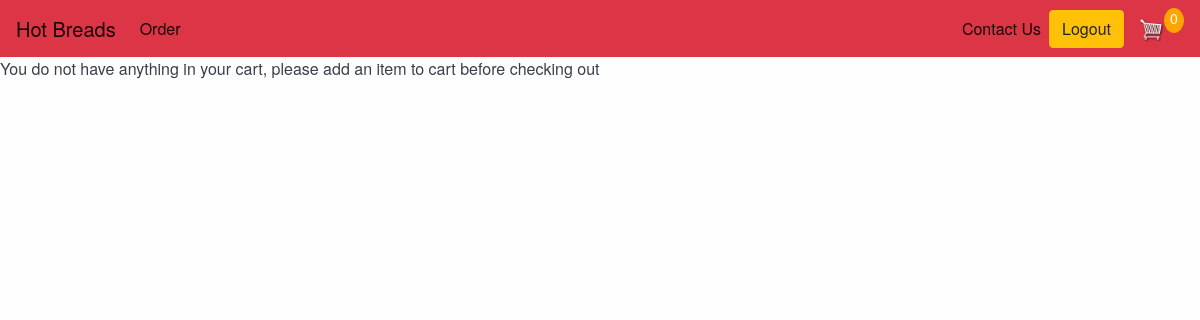
Before: /checkout/ (signed in) with the older database file.
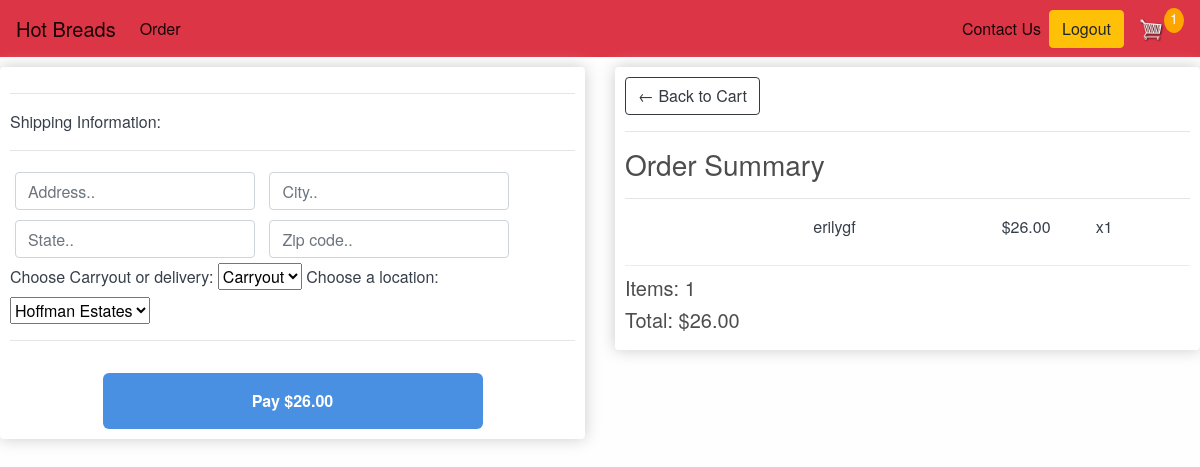
After: the same page with the newer database file.
### main/models.py (models this page shows, shortened)
class Order(models.Model):
    customer = models.ForeignKey(Customer, on_delete=models.CASCADE, blank=True, null=True)
    date_ordered = models.DateTimeField(auto_now_add=True)
    complete = models.BooleanField(default=False, null=True, blank=True)
    transaction_id = models.CharField(max_length=200, null=True)
    delivery = models.CharField(max_length=200, null=True)
    location = models.CharField(max_length=500, choices=locations, null=True)
    address = models.CharField(max_length=200, null=True)
    city = models.CharField(max_length=200, null=True)
    state = models.CharField(max_length=200, null=True)
    zipcode = models.CharField(max_length=200, null=True)
    @property
    def get_cart_total(self):
        orderitems = self.orderitem_set.all()
        total = sum([item.get_total for item in orderitems])
        return total
    @property
    def get_cart_items(self):
        orderitems = self.orderitem_set.all()
        total = sum([item.quantity for item in orderitems])
        return total

class OrderItem(models.Model):
    product = models.ForeignKey(Product, on_delete=models.SET_NULL, blank=True, null=True)
    order = models.ForeignKey(Order, on_delete=models.SET_NULL, blank=True, null=True)
    quantity = models.IntegerField(default=0, null=True, blank=True)
    date_added = models.DateTimeField(auto_now_add=True)
    @property
    def get_total(self):
        total = self.product.price * self.quantity
        return total

class Product(models.Model):
    name = models.CharField(max_length=200, null=True)
    price = models.DecimalField(max_digits=7, decimal_places=2)
    image = models.ImageField(null=True, blank=True)
    @property
    def imageURL(self):
        try:
            url = self.image.url
        except:
            url = ''
        return url

### main/views.py (the view)
# urls.py: path('checkout/', checkout, name="checkout"),
def checkout(request):
    data = cartData(request=request)
    cartItems = data['cartItems']
    order = data['order']
    items = data['items']
    context = {'items':items, 'order':order, 'cartItems':cartItems, 'shipping':False}
    return render(request, 'checkout.html', context)

### main/utils.py (called while the page is built)
def cartData(request):
    if request.user.is_authenticated:
        customer = request.user.customer
        order, created = Order.objects.get_or_create(customer=customer, complete=False)
        items = order.orderitem_set.all()
        cartItems = order.get_cart_items
    else:
        cookieData = cookieCart(request=request)
        cartItems = cookieData['cartItems']
        order = cookieData['order']
        items = cookieData['items']
    return {'cartItems':cartItems, 'order':order, 'items':items}

### signup/models.py (called while the page is built)
    def __str__(self):
        return self.email

### templates/checkout.html (shortened to what this page needs)
{% extends 'base.html' %}
{% load static %}
{% block body %}
{% if order.get_cart_total > 0 %}
    <div class="row">
    <div class="col-lg-6">
        <div class="box-element" id="form-wrapper">
            <form id="form">
                <div id="shipping-info">
                    <hr>
                    <p>Shipping Information:</p>
                    <hr>
                    <div class="form-field">
                        <input class="form-control" type="text" name="address" placeholder="Address..">
                    </div>
                    <div class="form-field">
                        <input class="form-control" type="text" name="city" placeholder="City..">
                    </div>
                    <div class="form-field">
                        <input class="form-control" type="text" name="state" placeholder="State..">
                    </div>
                    <div class="form-field">
                        <input class="form-control" type="text" name="zipcode" placeholder="Zip code..">
                    </div>
                </div>
                <label for="carryoutOrDelivery">Choose Carryout or delivery:</label>
                <select name="carryoutOrDelivery" id="carryoutOrDelivery">
                    <option value="Carryout">Carryout</option>
                </select>
                <label for="location">Choose a location:</label>
                <select name="location" id="location">
                    <option value="Hoffman Estates">Hoffman Estates</option>
                </select>
                <hr>
                <div id="form-container">
                    <button id="sq-creditcard" class="button-credit-card" id="make-payment" type="submit" onclick="onGetCardNonce(event)">Pay ${{order.get_cart_total|floatformat:2}}</button>
                </div>
            </form>
        </div>
        <br>
    </div>
    <div class="col-lg-6">
        <div class="box-element">
            <a  class="btn btn-outline-dark" href="{% url 'cart' %}">&#x2190; Back to Cart</a>
            <hr>
            <h3>Order Summary</h3>
            <hr>
            {% for item in items %}
            <div class="cart-row">
                <div style="flex:2"><img class="row-image" src="{{item.product.imageURL}}"></div>
                <div style="flex:2"><p>{{item.product.name}}</p></div>
                <div style="flex:1"><p>${{item.product.price|floatformat:2}}</p></div>
                <div style="flex:1"><p>x{{item.quantity}}</p></div>
            </div>
            {% endfor %}
            <h5>Items:   {{order.get_cart_items}}</h5>
            <h5>Total:   ${{order.get_cart_total|floatformat:2}}</h5>
        </div>
    </div>
</div>
{% else %}
<p>You do not have anything in your cart, please add an item to cart before checking out</p>
{% endif %}
{% endblock body %}

Changed rows visible on the page:
now on this page (row unchanged): Order: get_cart_total "26.00", get_cart_items "1"
added OrderItem: product.name "erilygf", product.price "26.00", quantity "1"
Other visible differences:
{{ cartItems }}: "0" → "1"
form field carryoutOrDelivery: (not shown) → "Carryout"
form field location: (not shown) → "Hoffman Estates"
text no longer shown: "You do not have anything in your cart, please add an item to cart before checking out"
text now shown: "Shipping Information: Choose Carryout or delivery: Choose a location: Pay $ ← Back to Cart Order Summary Items: Total: $"
